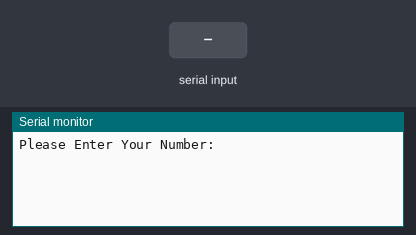
Simulated run of this sketch. Board: Arduino Uno, built with avr-gcc and run on an emulated ATmega328P. Shown: the last lines printed to the serial monitor. The test bench sets the inputs (shaded band).

Above: at 1.2 s.
1.3 s: "90,45\n" received over Serial
At 2.1 s:
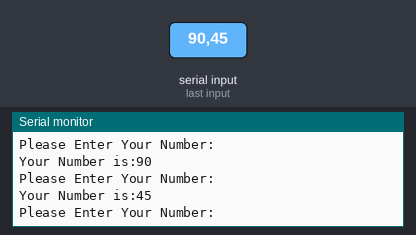
2.8 s: "30,150\n" received over Serial
At 4.8 s:
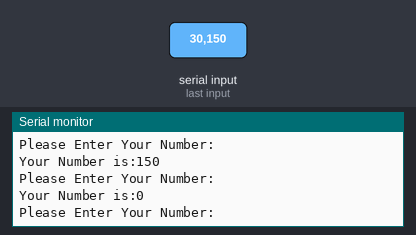
Timing chart, 0 to 6.3 s (numbered marks = the images above; inputs shaded):
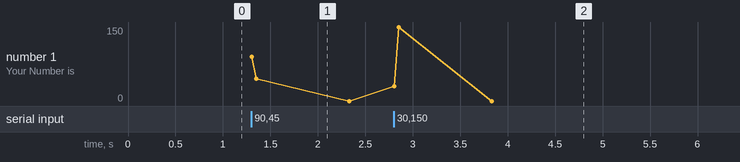

The sketch:

serial_number_comm.ino
```cpp
int myNumber;
String msg="Please Enter Your Number:";
String msg2="Your Number is:";

void setup() {
  // put your setup code here, to run once:
Serial.begin(9600);
}

void loop() {
  // put your main code here, to run repeatedly:
Serial.println (msg);
while (Serial.available()==0){
}
myNumber=Serial.parseInt();
Serial.print(msg2);
Serial.println(myNumber);

}
```

Measured:
- after the input at 1.3 s, the serial monitor: prints a new line at once (image 1)
- after the input at 2.8 s, the serial monitor: prints a new line at once (image 2)
